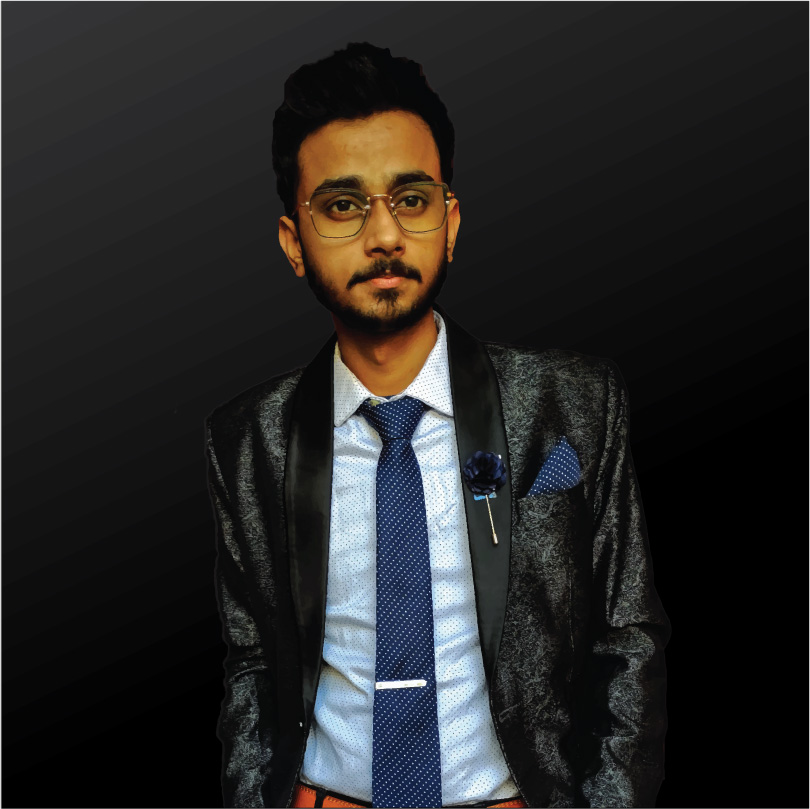
#> input picture CV/dp.jpg, 810 x 809 px
$ jupyter execute 'day_8(image_processing).ipynb'
#> lines starting #> are read from the running program, lines starting #| are printed output that depends on the picture; after the words box and inside, x2 and y2 are one past the last pixel; in counts of white or black regions, pixels touching at a corner belong together
[cell 1]
import cv2

[cell 2]
#import image
photo = cv2.imread('dp.jpg')
#> photo is the input picture: shape (809, 810, 3); mean B, G, R 37.8, 38.2, 38.8

[cell 3]
#display image
cv2.imshow("My picture",photo)
cv2.waitKey()
cv2.destroyAllWindows()

[cell 4]
photo.shape
#> Out = (809, 810, 3)

[cell 5]
photo

[cell 6]
#Here we are modifying the pixels of image
photo[10] = [255,255,255]
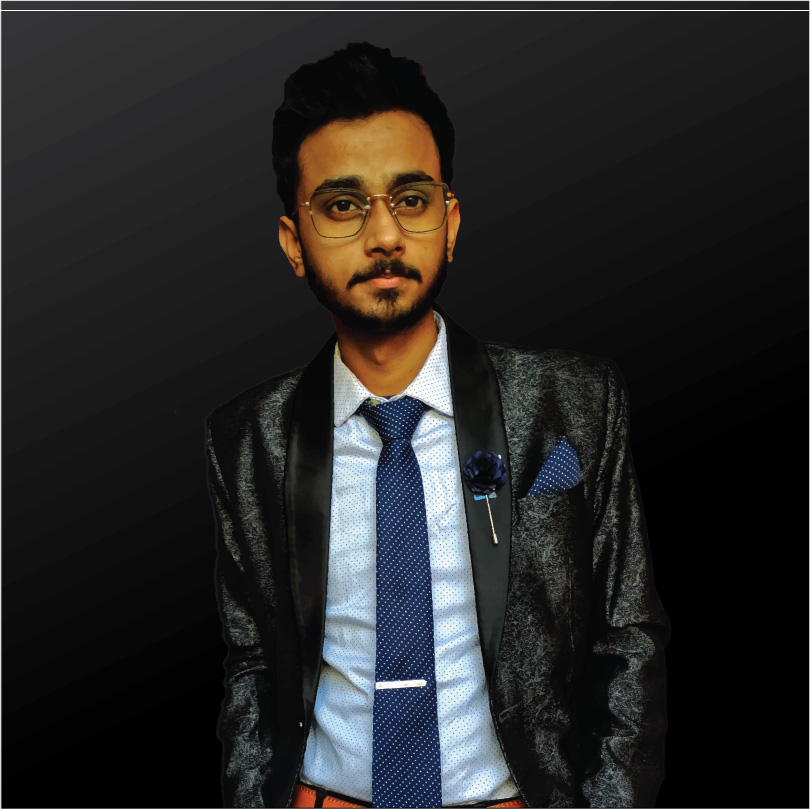
#> photo: shape (809, 810, 3); 0.12% of pixels changed, all inside (x1, y1, x2, y2) = (0, 10, 810, 11)

[cell 7]
photo[10]
#> Out = 810 rows, first 8: [255, 255, 255], [255, 255, 255], [255, 255, 255], [255, 255, 255], [255, 255, 255], [255, 255, 255], [255, 255, 255], [255, 255, 255]

[cell 8]
cv2.imshow("My picture",photo)
cv2.waitKey()
cv2.destroyAllWindows()

[cell 9]
#In this way we can crop the image
cphoto = photo[10:400,100:650]
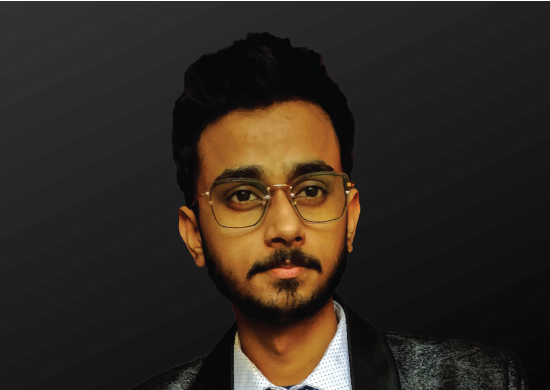
#> cphoto: shape (390, 550, 3); mean B, G, R 32.9, 40.3, 48

[cell 10]
cphoto.shape
#> Out = (390, 550, 3)
